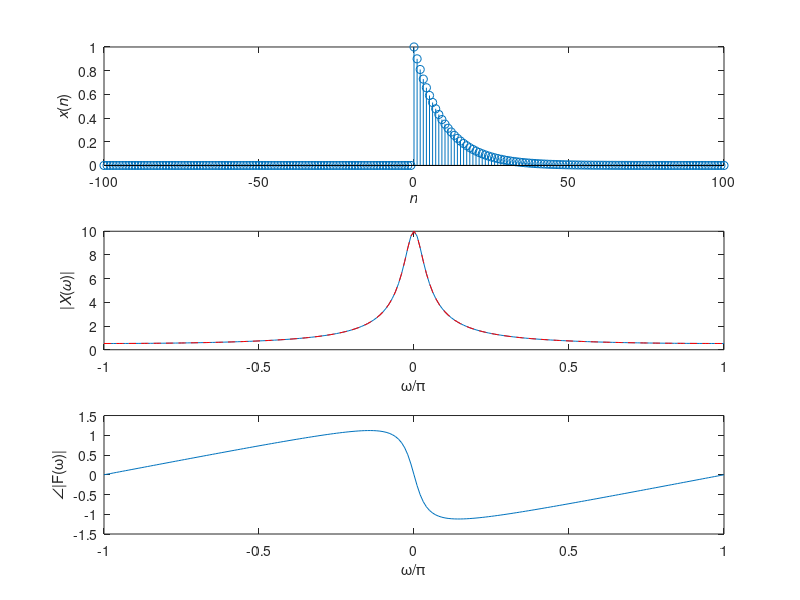

MATLAB code for this plot:
clc                % Clears the command window
close all          % Closes all figures
clear all          % Clears all variables from the workspace

%======================================================================%

a = 0.9            % Sets the value of the decay factor a
n = -100:1:100;    % Creates a vector of time indices n from -100 to 100

%======================================================================%
% Generate the single-sided exponential decay sequence
for ii = 1:length(n)      % Loop over each value of n
    if n(ii) < 0          % If n is negative, set x_n to 0
        x_n(ii) = 0;
    else                  % If n is non-negative, compute x_n using the decay factor a
        x_n(ii) = a^n(ii);
    end
end


%======================================================================%

% Plot the single-sided exponential decay sequence
subplot(3,1,1)   % Divides the figure into 3 rows and 1 column and selects the first subplot
stem(n, x_n)                         % Creates a stem plot of the sequence
xlabel('\it{n}')                     % Labels the x-axis as n
ylabel('{\itx}({\itn})')             % Labels the y-axis as x(n)

%======================================================================%

% Compute the frequency spectrum of the sequence
omega_x = -1*pi:0.01*pi:1*pi;        % Creates a vector of angular frequencies from -pi to pi
for jj = 1:length(omega_x)           % Loop over each value of omega_x
    for ii = 1:length(n)             % Loop over each value of n
        expo_x(jj,ii) = exp(-1j*omega_x(jj)*n(ii)); 
                                     % Compute the exponential term in the Fourier transform
    end
    F_omega(1,jj) = sum(x_n.*expo_x(jj,:)); 
                                     % Compute the Fourier transform
end

%====================================================================%

% Compute the phase angle of the Fourier coefficients
angle_F_omega = atan(imag(F_omega)./real(F_omega));

%====================================================================%

% Compute the theoretical magnitude of the Fourier coefficients
for ii = 1:length(omega_x)
    F_omega_theo_mag(ii) = 1/sqrt(1 + a^2 - 2*a*cos(omega_x(ii)));
end

% Plot the magnitude and phase angle of the Fourier coefficients
subplot(3,1,2)                       % Selects the second subplot
% Plots the magnitude of the Fourier coefficients and the theoretical magnitude
plot(omega_x/pi, abs(F_omega), omega_x/pi, abs(F_omega_theo_mag), '--r') 
xlabel('\omega/\pi')                 % Labels the x-axis as omega/pi
ylabel('|{\itX}({\it\omega})|')      % Labels the y-axis as |X(\omega)|

subplot(3,1,3)                       % Selects the third subplot
plot(omega_x/pi, angle_F_omega)      % Plots the phase angle of the Fourier coefficients
xlabel('\omega/\pi')                 % Labels the x-axis as omega/pi
ylabel('\angle|F(\omega)|') % Labels the y-axis as angle(X(\omega))
